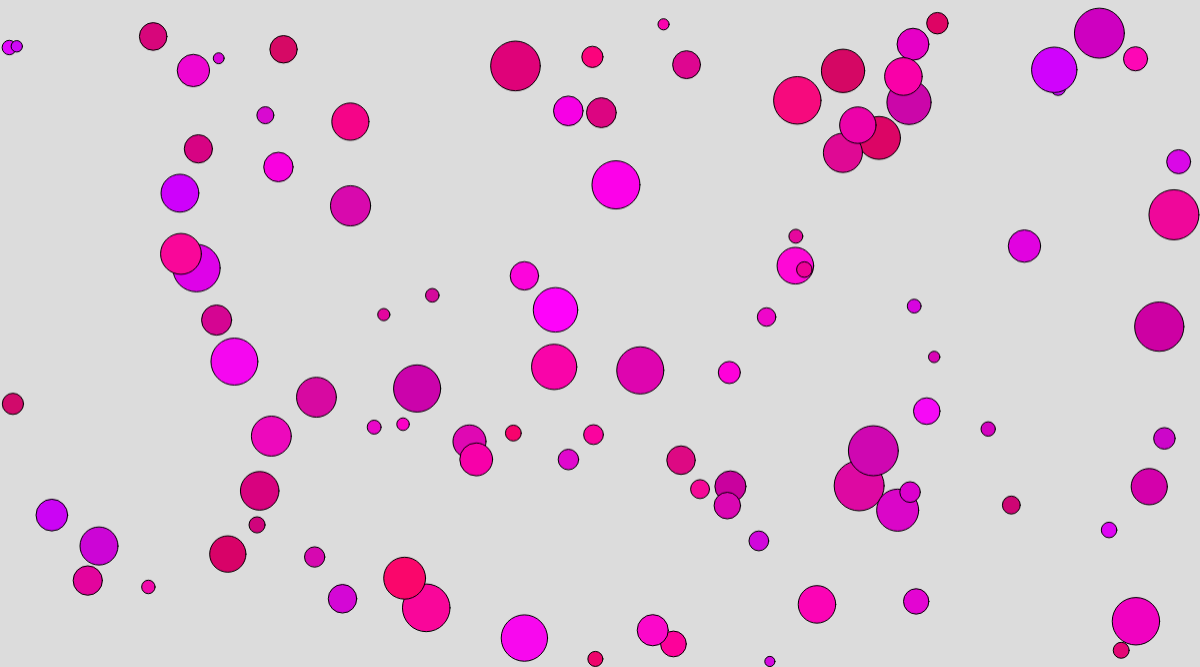
Frame 1 (no input)
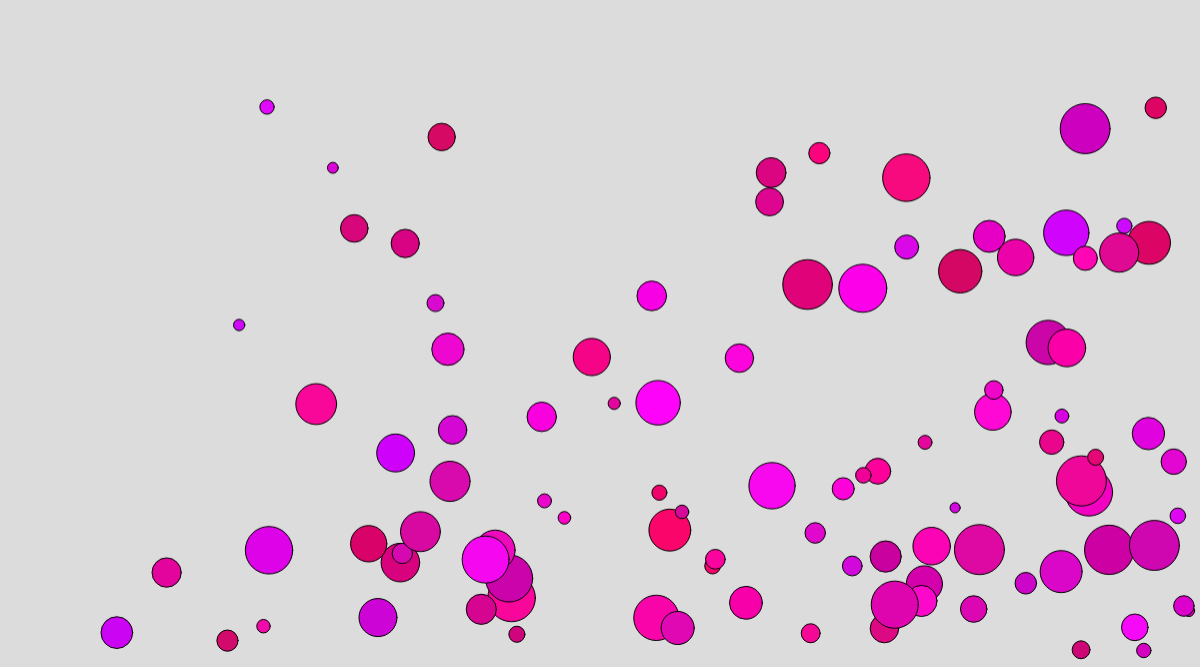
Frame 60 (no input)
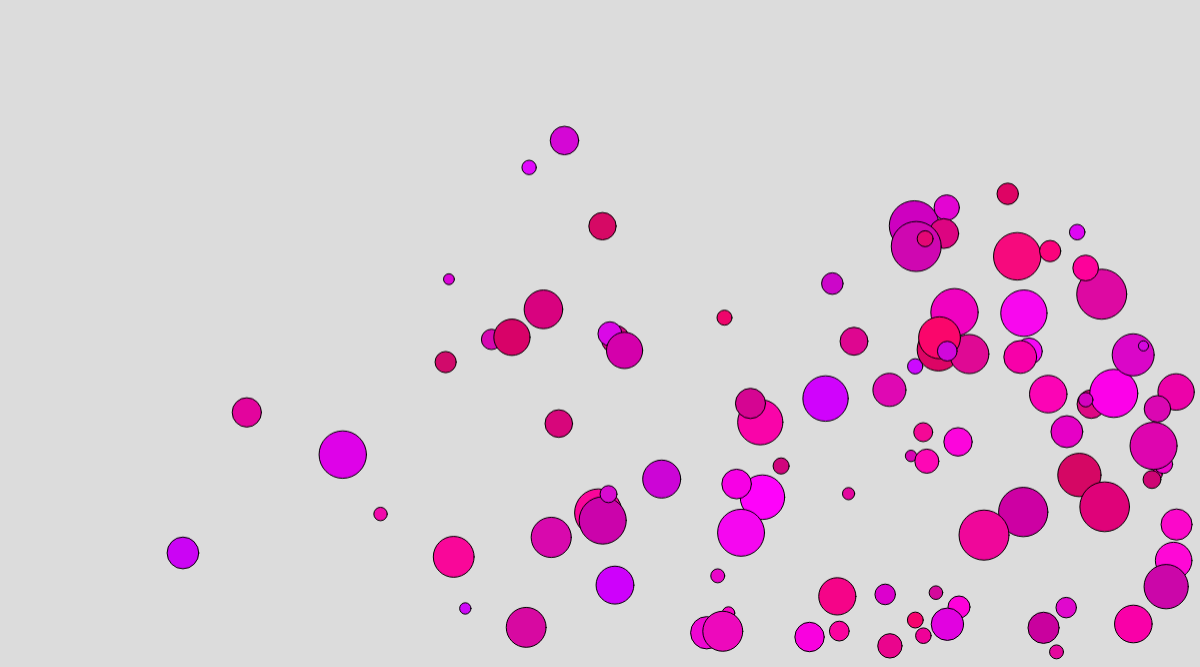
Frame 120 (the mouse pressed at the canvas centre since frame 60)

The p5.js sketch that drew these frames (run headless with seeded random() and noise() and a simulated clock; from frame 60 on, the mouse is pressed at the canvas centre):

// p5.js sketch
// ── sketch.js
// STEP 1
// Declare variables for our ball objects
// let ball;
// let ball2;

// create an array to store objects
let bucketOfBalls = [];

function setup() {
  createCanvas(windowWidth, windowHeight-windowHeight/3
  );

  // STEP 2
  //  Instantiate the ball objects one at a time
  // ball = new Ball();
  // console.log(ball);

  // ball2 = new Ball();
  // console.log(ball2);

  // instead, use a loop to make many ball objects
 for (let i = 0; i < 100; i++) {
   let newBall = new Ball();
   bucketOfBalls.push(newBall)
 }
  console.log(bucketOfBalls)
}

function draw() {
  background(220);

  // STEP 3
  // Draw and animate the objects
  // ball.display();
  // ball.move();
  // ball.bounce();

  // ball2.display();
  // ball2.move();
  // ball2.bounce();

// UPDATE NOW THAT WE HAVE AN ARRAY
  // count through the array items to display an animate objects
  for (let i = 0; i < bucketOfBalls.length; i++) {
    bucketOfBalls[i].display()
    bucketOfBalls[i].move()
    bucketOfBalls[i].bounce()
  }

  console.log(mouseX, mouseY)
  
}

// STEP 0
// Write a class for a template to make ball objects
class Ball {
  // properties
  constructor() {
    
    this.size = random(10,50);
    this.x = random(0 + this.size/2, width - this.size/2);
    this.y = random(0 + this.size/2, height - this.size/2);
    this.xspeed = random(1, 5);
    this.yspeed = random(1, 5);
    this.color1 = random (200, 255)
    this.color2 = random (0, 10)
    this.color3 = random (100, 255)
  }

  // behaviors
  display() {
    fill(this.color1, this.color2, this.color3)
    circle(this.x, this.y, this.size);
    
  }

  move() {
    this.x += this.xspeed;
    this.y += this.yspeed;
  }

  bounce() {
    if (this.x > width - this.size/2 || this.x < 0 + this.size/2) {
      this.xspeed *= -1;
    }
    if (this.y > height - this.size/2 || this.y < 0 + this.size/2 ) {
      this.yspeed *= -1;
    }
    
  }
}

// ── style.css
html, body {
  margin: 0;
  padding: 0;
}
canvas {
  display: block;
}
 h1 {
  color:brown;
  font-family: 'Courier New', Courier, monospace;
  text-align: center;
 }

 p {
  text-align: center;
 }

 body {
  background-color: antiquewhite;
 }
